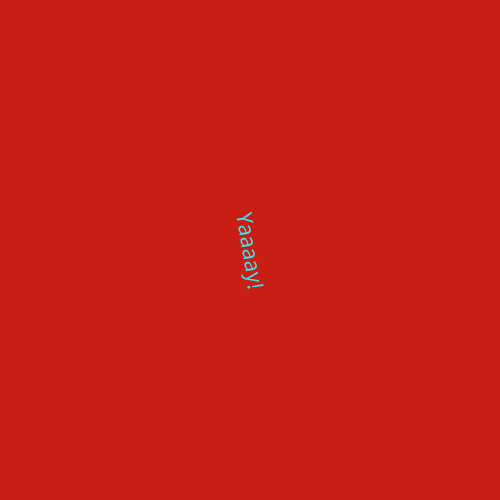
Frame 1 (no input)
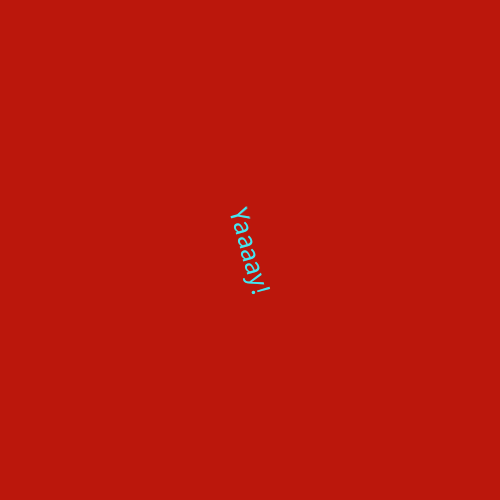
Frame 60 (the mouse pressed at the canvas centre just before this capture)
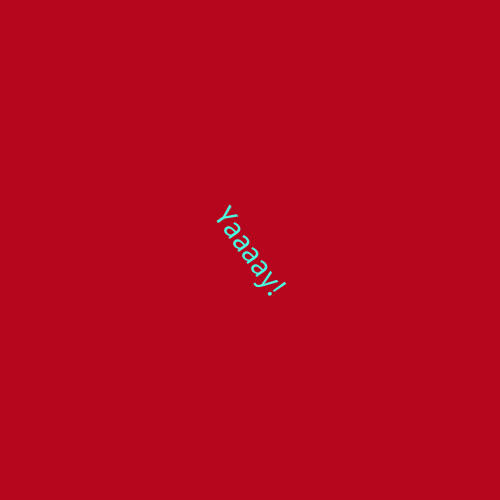
Frame 120 (the mouse held since frame 60 and released just before this capture)

The Processing sketch that drew these frames (run headless with seeded random() and noise(); from frame 60 on, the mouse is pressed at the canvas centre):

// Processing sketch: ColorChangeBG
// ── ColorChangeBG.pde
float t = 0;

float R = 200;
float G = 30;
float B = 20;

float DR = 0;
float DG = 0;
float DB = 0;

float cOff = 0.05;
float lim = 4;

void setup() {
  size(500, 500);

  textSize(24);

  background(R, G, B);
}

void draw() {
  fill(R, G, B, 180);
  rect(-2, -2, width+2, height+2);

  pushMatrix();
  translate(width/2, height/2);
  rotate(TWO_PI*cos(sin(t))+1.412);
  scale(1+.75*sin(t));

  fill(255-R, 255-G, 255-B);
  text("Yaaaay!", -textWidth("Yaaaay!")/2, 8);

  popMatrix();

  R+=DR;
  G+=DG;
  B+=DB;

  if (R > 255)
    R = 255;
  else if (R < 0) 
    R = 0;
  if (G > 255)
    G = 255;
  else if (G < 0) 
    G = 0;
  if (B > 255)
    B = 255;
  else if (B < 0) 
    B = 0;

  DR+=random(-cOff, cOff);
  DG+=random(-cOff, cOff);
  DB+=random(-cOff, cOff);

  if (DR > lim)
    DR = lim;
  else if (DR < -lim)
    DR = -lim;
  if (DG > lim)
    DG = lim;
  else if (DG < -lim)
    DG = -lim;
  if (DB > lim)
    DB = lim;
  else if (DB < -lim)
    DB = -lim;


  println(DR + "\t\t" + DG + "\t\t" + DB);

  t+=0.0033;
}
